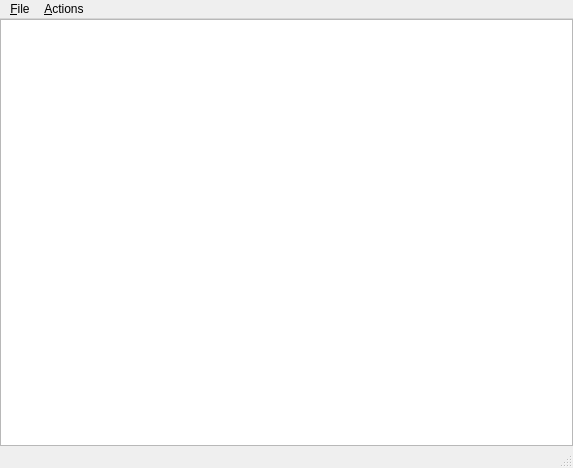
<?xml version="1.0" encoding="UTF-8"?>
<ui version="4.0">
 <class>xml_editable_mainwindow</class>
 <widget class="QMainWindow" name="xml_editable_mainwindow">
  <property name="geometry">
   <rect>
    <x>0</x>
    <y>0</y>
    <width>573</width>
    <height>468</height>
   </rect>
  </property>
  <property name="sizePolicy">
   <sizepolicy hsizetype="Expanding" vsizetype="Expanding">
    <horstretch>0</horstretch>
    <verstretch>0</verstretch>
   </sizepolicy>
  </property>
  <property name="windowTitle">
   <string>Editable Tree Model</string>
  </property>
  <widget class="QWidget" name="centralwidget">
   <layout class="QVBoxLayout">
    <property name="spacing">
     <number>0</number>
    </property>
    <property name="leftMargin">
     <number>0</number>
    </property>
    <property name="topMargin">
     <number>0</number>
    </property>
    <property name="rightMargin">
     <number>0</number>
    </property>
    <property name="bottomMargin">
     <number>0</number>
    </property>
    <item>
     <widget class="QTreeView" name="view">
      <property name="alternatingRowColors">
       <bool>true</bool>
      </property>
      <property name="selectionBehavior">
       <enum>QAbstractItemView::SelectItems</enum>
      </property>
      <property name="horizontalScrollMode">
       <enum>QAbstractItemView::ScrollPerPixel</enum>
      </property>
      <property name="animated">
       <bool>false</bool>
      </property>
      <property name="allColumnsShowFocus">
       <bool>true</bool>
      </property>
     </widget>
    </item>
   </layout>
  </widget>
  <widget class="QMenuBar" name="menubar">
   <property name="geometry">
    <rect>
     <x>0</x>
     <y>0</y>
     <width>573</width>
     <height>26</height>
    </rect>
   </property>
   <widget class="QMenu" name="fileMenu">
    <property name="title">
     <string>&amp;File</string>
    </property>
    <addaction name="saveAction"/>
    <addaction name="exitAction"/>
   </widget>
   <widget class="QMenu" name="actionsMenu">
    <property name="title">
     <string>&amp;Actions</string>
    </property>
    <addaction name="insertRowAction"/>
    <addaction name="removeRowAction"/>
    <addaction name="separator"/>
    <addaction name="insertChildAction"/>
   </widget>
   <addaction name="fileMenu"/>
   <addaction name="actionsMenu"/>
  </widget>
  <widget class="QStatusBar" name="statusbar"/>
  <action name="exitAction">
   <property name="text">
    <string>E&amp;xit</string>
   </property>
   <property name="shortcut">
    <string>Ctrl+Q</string>
   </property>
  </action>
  <action name="insertRowAction">
   <property name="text">
    <string>Insert Row</string>
   </property>
   <property name="shortcut">
    <string>Ctrl+I, R</string>
   </property>
  </action>
  <action name="removeRowAction">
   <property name="text">
    <string>Remove Row</string>
   </property>
   <property name="shortcut">
    <string>Ctrl+R, R</string>
   </property>
  </action>
  <action name="insertColumnAction">
   <property name="text">
    <string>Insert Column</string>
   </property>
   <property name="shortcut">
    <string>Ctrl+I, C</string>
   </property>
  </action>
  <action name="removeColumnAction">
   <property name="text">
    <string>Remove Column</string>
   </property>
   <property name="shortcut">
    <string>Ctrl+R, C</string>
   </property>
  </action>
  <action name="insertChildAction">
   <property name="text">
    <string>Insert Child</string>
   </property>
   <property name="shortcut">
    <string>Ctrl+N</string>
   </property>
  </action>
  <action name="saveAction">
   <property name="text">
    <string>Save</string>
   </property>
   <property name="shortcut">
    <string>Ctrl+S</string>
   </property>
  </action>
 </widget>
 <resources/>
 <connections/>
</ui>
